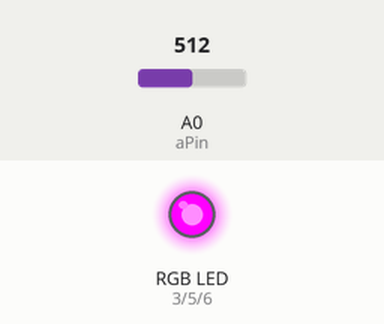
This sketch was run on a simulated Arduino Uno, built with avr-gcc and run on an emulated ATmega328P. Parts: an RGB LED mixed from three pins (HIGH = lit). The test bench sets the inputs (shaded band); at power-on: A0 (aPin) = 512. What the sketch prints to the serial monitor is not drawn.

Above: at 0.1 s.
Timing chart, 0 to 1.6 s (numbered marks = the images above):
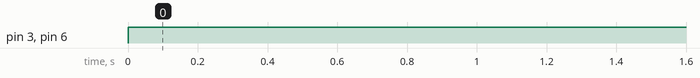

The sketch:

rgb_using_potentiometer.ino
```cpp
int redPin=3;
int greenPin=5;
int bluePin=6;
int aPin=A0;
int redI=255;
int greenI=0;
int blueI=255;
void setup() {
  // put your setup code here, to run once:
  Serial.begin(9600);
  pinMode(redPin,OUTPUT);
  pinMode(greenPin,OUTPUT);
  pinMode(bluePin,OUTPUT);

}

void loop() {
  // put your main code here, to run repeatedly:
  int i=analogRead(A0);
  Serial.println(i);
  i=map(i,0,1024,0,255);
  analogWrite(redPin,redI);
  analogWrite(greenPin,greenI);
  analogWrite(bluePin,blueI);

}
```

Measured:
- by itself, pin 3 (redPin), pin 6 (bluePin): LOW → HIGH at 0.00 s
